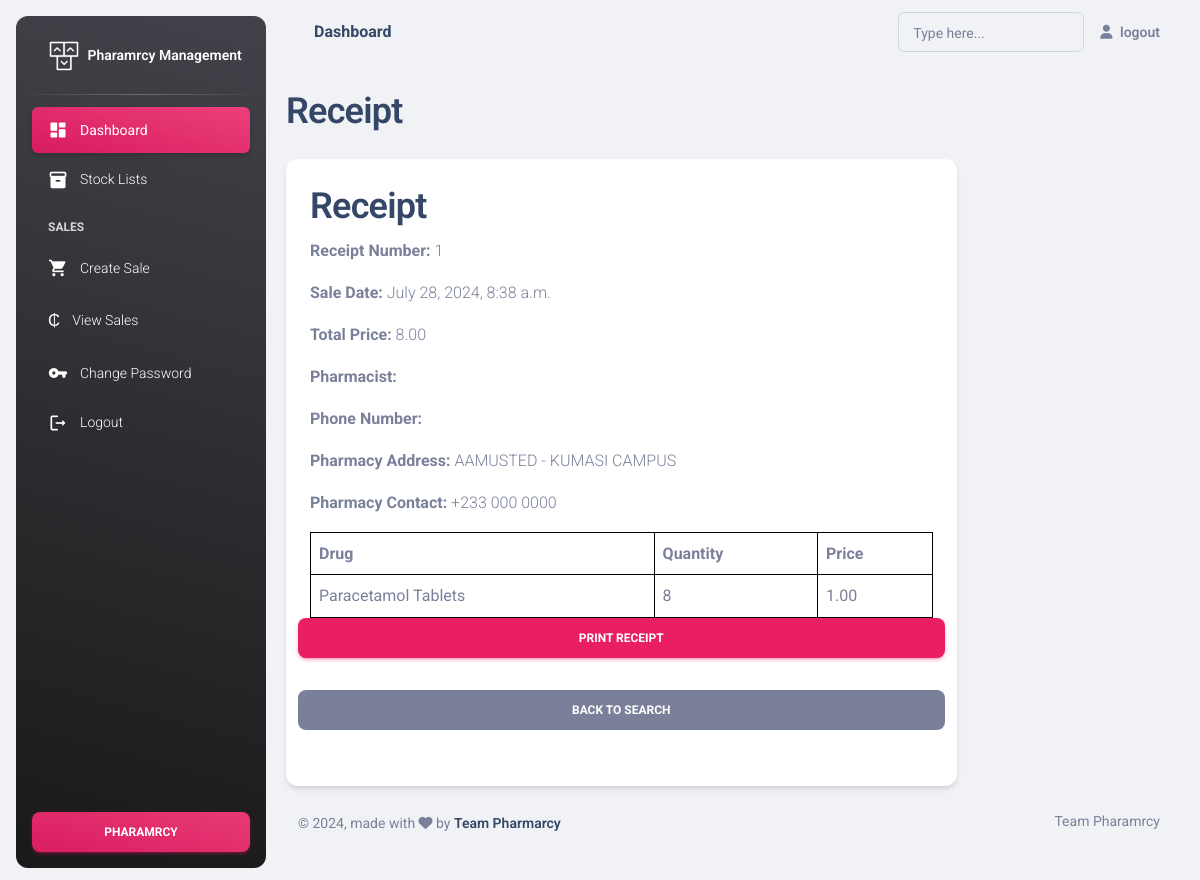
/receipt/1/, run on the app's committed database.
### pms/models.py (models this page shows, shortened)
class Sale(models.Model):
    pharmacist = models.ForeignKey(get_user_model(), on_delete=models.CASCADE)
    sale_date = models.DateTimeField(auto_now_add=True)
    total_amount = models.DecimalField(max_digits=10, decimal_places=2)
    receipt_number = models.CharField(max_length=20, unique=True, blank=True, null=True)  # New field

class SaleItem(models.Model):
    sale = models.ForeignKey(Sale, related_name='items', on_delete=models.CASCADE)
    drug = models.ForeignKey(Drug, on_delete=models.CASCADE)
    quantity = models.PositiveIntegerField()
    unit_price = models.DecimalField(max_digits=10, decimal_places=2)

class Drug(models.Model):
    name = models.CharField(max_length=100)
    description = models.TextField()
    quantity = models.PositiveIntegerField()  # Initial quantity for new drug entry
    unit_price = models.DecimalField(max_digits=10, decimal_places=2)
    manufacturing_date = models.DateField()
    expiry_date = models.DateField()
    supplier = models.ForeignKey(Supplier, on_delete=models.CASCADE)
    generic_name = models.CharField(max_length=100)
    brand_name = models.CharField(max_length=100)
    BATCH_CHOICES = (
        ('2023', '2023'),
        ('2024', '2024'),
        ('2025', '2025'),
    )
    batch = models.CharField(max_length=50, choices=BATCH_CHOICES)
    category = models.ForeignKey(Category, on_delete=models.CASCADE)
    packaging_type = models.ForeignKey(PackagingType, on_delete=models.CASCADE)
    strength = models.CharField(max_length=20)

### pms/views.py (the view)
# urls.py: path('receipt/<int:sale_id>/', generate_receipt, name='generate_receipt'),
def generate_receipt(request, sale_id):
    sale = get_object_or_404(Sale, id=sale_id)
    sale_items = SaleItem.objects.filter(sale=sale)
    user = request.user
    pharmacy_contact = "+233 000 0000"
    pharmacy_address = "AAMUSTED - KUMASI CAMPUS"
    context = {
        'sale': sale,
        'sale_items': sale_items,
        'user': user,
        'pharmacy_contact': pharmacy_contact,
        'pharmacy_address': pharmacy_address
    }
    return render(request, 'receipt.html', context)

### pms/templates/receipt.html (shortened to what this page needs)
{% extends "dashboard.html" %}
{% load static crispy_forms_tags %}
{% block dash %}
<h2>Receipt</h2>
{% endblock %}
{% block dash3 %}
<div class="row">
    <div class="col-lg-9">
        <div class="card">
            <div class="card-body">
                <h2>Receipt</h2>
                <p><strong>Receipt Number:</strong> {{ sale.id }}</p>
                <p><strong>Sale Date:</strong> {{ sale.sale_date }}</p>
                <p><strong>Total Price:</strong> {{ sale.total_amount }}</p>
                <p><strong>Pharmacist:</strong> {{ user.first_name }} {{ user.last_name }}</p>
                <p><strong>Phone Number:</strong> {{ user.phone_number }}</p>
                <p><strong>Pharmacy Address:</strong> {{ pharmacy_address }}</p>
                <p><strong>Pharmacy Contact:</strong> {{ pharmacy_contact }}</p>
                <table>
                    <thead>
                        <tr>
                            <th>Drug</th>
                            <th>Quantity</th>
                            <th>Price</th>
                        </tr>
                    </thead>
                    <tbody>
                        {% for item in sale_items %}
                        <tr>
                            <td>{{ item.drug.name }}</td>
                            <td>{{ item.quantity }}</td>
                            <td>{{ item.unit_price }}</td>
                        </tr>
                        {% endfor %}
                    </tbody>
                </table>
                <div class="row mb-3">
                    <button onclick="window.print()" class="btn btn-primary">Print Receipt</button>
                </div>
                <div class="row mb-3">
                    <a href="{% url 'search_drug' %}" class="btn btn-secondary">Back to Search</a>
                </div>
            </div>
        </div>
    </div>
</div>
{% endblock dash3 %}

### pms/templates/receipt.html (style rules this page uses)
table { width: 100%; border-collapse: collapse; }
table, th, td { border: 1px solid black; }
th, td { padding: 8px; text-align: left; }

### data on the page
Sale: id "1", sale_date "July 28, 2024, 8:38 a.m.", total_amount "8.00"
SaleItem: drug.name "Paracetamol Tablets", quantity "8", unit_price "1.00"

### other printed values
{{ pharmacy_address }} "AAMUSTED - KUMASI CAMPUS"
{{ pharmacy_contact }} "+233 000 0000"
